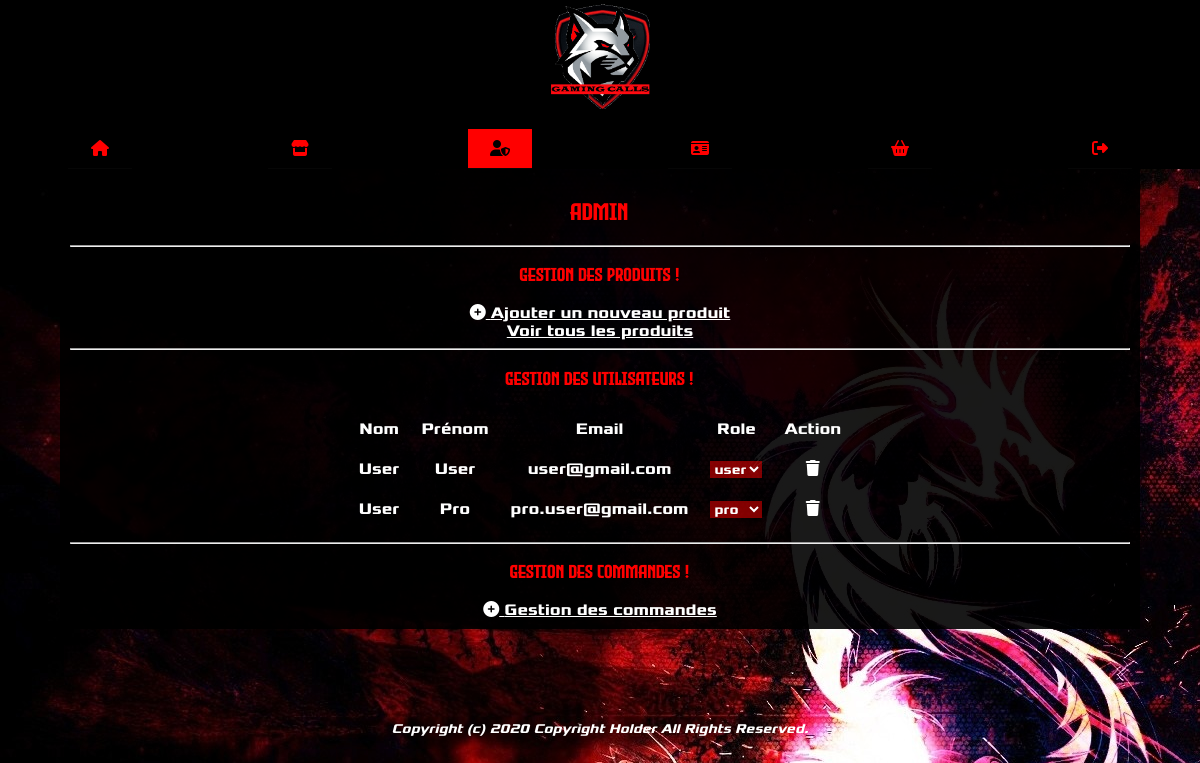
/index.php/users/admin (signed in), run on the app's committed database.
### tables this page shows
CREATE TABLE IF NOT EXISTS `users` (
  `Id` int(11) NOT NULL AUTO_INCREMENT,
  `FirstName` varchar(120) NOT NULL,
  `LastName` varchar(120) NOT NULL,
  `Email` varchar(120) NOT NULL,
  `Pseudo` varchar(20) DEFAULT NULL,
  `Password` varchar(120) NOT NULL,
  `Address` varchar(360) NOT NULL,
  `City` varchar(120) NOT NULL,
  `Zip` varchar(11) NOT NULL,
  `Role` varchar(11) NOT NULL,
  `Role_Plan` int(11) DEFAULT NULL,
  `CreationTimestamp` datetime NOT NULL,
  PRIMARY KEY (`Id`)
);

### library/MicroKernel.class.php (called while the page is built, shortened)
<?php
class MicroKernel
{
    private $applicationPath;
    private $configuration;
    private $controllerPath;
    public function __construct()
    {
        $this->applicationPath = realpath(ROOT_PATH.'/application');
        $this->configuration   = new Configuration();
        $this->controllerPath  = null;
    }
    public function bootstrap()
    {
        $this->configuration->load('database');
        $this->configuration->load('library');
        return $this;
    }
    public function loadClass($class)
    {
        $class = str_replace('\\', DIRECTORY_SEPARATOR, $class);
        if(substr($class, -10) == 'Controller')
        {
            $filename = "$this->controllerPath/$class.class.php";
        }
        else if(substr($class, -4) == 'Form')
        {
            $filename = "$this->applicationPath/forms/$class.class.php";
        }
        elseif(substr($class, -5) == 'Model')
        {
            $filename = "$this->applicationPath/models/$class.class.php";
        }
        else
        {
            $filename = "$this->applicationPath/classes/$class.class.php";
        }
    }
    public function run(FrontController $frontController)
    {
        try
        {
            $requestPath = $frontController->buildContext($this->configuration);
            $this->controllerPath = "$this->applicationPath/controllers$requestPath";
            $frontController->run();
            $frontController->renderView();
        }
        catch(Exception $exception)
        {
            ob_clean();
            $frontController->renderErrorView
            (
                implode('<br>',
                [
                    $exception->getMessage(),
                    "<strong>Fichier</strong> : ".$exception->getFile(),
                    "<strong>Ligne</strong> : ".$exception->getLine()
                ])
            );
        }
    }
}

### index.php (called while the page is built, shortened)
<?php
require_once 'library/Configuration.class.php';
require_once 'library/Database.class.php';
require_once 'library/MicroKernel.class.php';
$microKernel = new MicroKernel();
$microKernel->bootstrap()->run(new FrontController());

### application/controllers/users/admin/AdminController.class.php (called while the page is built, shortened)
<?php
class AdminController
{
    public function httpGetMethod(Http $http, array $queryFields)
    {
       $userModel = new UserModel();
       $users = $userModel->getAllUsers();
       return [
         'users'=>$users
       ];
    }
}

### library/Database.class.php (called while the page is built, shortened)
<?php
class Database
{
	private $pdo;
	public function __construct()
	{
		$configuration = new Configuration();
		$this->pdo = new PDO
		(
			$configuration->get('database', 'dsn'),
			$configuration->get('database', 'user'),
			$configuration->get('database', 'password')
		);
		$this->pdo->exec('SET NAMES UTF8');
	}
    public function query($sql, array $criteria = array())
    {
        $query = $this->pdo->prepare($sql);
        $query->execute($criteria);
        return $query->fetchAll(PDO::FETCH_ASSOC);
    }
}

### library/Configuration.class.php (called while the page is built, shortened)
<?php
class Configuration
{
	private static $registry;
	public function __construct()
	{
		if(Configuration::$registry === null)
		{
			Configuration::$registry = array();
		}
	}
	public function get($filename, $key, $defaultValue = null)
	{
		if(array_key_exists($filename, Configuration::$registry) === true)
		{
			if(array_key_exists($key, Configuration::$registry[$filename]) === true)
			{
				return Configuration::$registry[$filename][$key];
			}
		}
		return $defaultValue;
	}
	public function load($filename)
	{
		Configuration::$registry[$filename] = $config;
	}
}

### application/models/UserModel.class.php (called while the page is built, shortened)
<?php
class UserModel {
        public function getAllUsers() {
          $database = new Database();
          $sql = 'SELECT *
          FROM users';
          return $database->query($sql, []);
        }
    }
?>

### application/www/users/admin/AdminView.phtml (the view, shortened to what this page needs)
<link rel="stylesheet" href="<?= $wwwUrl ?>/css/users/admin.css">
<main class="container">
  <div class="login-right">
    <h2>Admin</h2>
    <div>
      <hr>
      <h3>Gestion des produits !</h3>
      <a href="<?= $requestUrl ?>/users/admin/product/add" class="addProduct"><i class="fas fa-plus-circle"></i> Ajouter un nouveau produit</a>
      <br>
      <a href="<?= $requestUrl ?>/users/admin/product">Voir tous les produits</a>
      <hr>
      <h3>Gestion des utilisateurs !</h3>
      <table class="userTable">
        <tbody>
          <tr>
            <td>Nom</td>
            <td>Prénom</td>
            <td>Email</td>
            <td>Role</td>
            <td>Action</td>
          </tr>
          <?php foreach ($users as $user): ?>
            <?php if($user['Email'] !== $_SESSION['email']) { ?>
              <tr>
                <td><?= $user['LastName'] ?></td>
                <td><?= $user['FirstName']?></td>
                <td><?= $user['Email'] ?></td>
                <td> <select class="userRole" data-id="<?=$user['Id']?>">
                  <?php if ( $user['Role'] === 'pro'){ ?>
                    <option value="pro" selected>pro</option>
                  <?php }else if($user['Role'] === 'user'){ ?>
                    <option value="user" selected>user</option>
                  <?php } ?>
                </select></td>
                <td><a href="<?= $requestUrl ?>/users/admin/user/delete?userId=<?=$user['Id']?>"><i class="fas fa-trash"></i></a></td>
              </tr>
            <?php } ?>
          <?php endforeach; ?>
        </tbody>
      </table>
      <hr>
      <h3>Gestion des commandes !</h3>
      <a href="<?= $requestUrl ?>/users/admin/order" class="addCoke"><i class="fas fa-plus-circle"></i> Gestion des commandes</a>
    </div>
  </div>
</main>

### application/www/css/style.css (style rules this page uses)
.container { width: 90%; margin-left: auto; margin-right: auto; clear: both; background-color: rgba(0, 0, 0, 0.9); padding: 10px; }
html { scroll-behavior: smooth; }
* { box-sizing: border-box; }
body { margin: 0; background-image: url(../images/background/back.png); background-position-y: 125px; background-attachment: fixed; font-family: xoloniumbold, sans-serif; }
h1, h2, h3, h4, h5, h6 { font-family: evil_empireregular, sans-serif; font-weight: normal; }
.container a { color: white; transition: all 0.3s }

### application/www/css/users/admin.css (style rules this page uses)
.container { text-align: center; color: white; }
h2, h3 { color: red; }
td { padding: 10px; }
.userTable { display: inline-block; }
.userRole { border: none; background: rgba(255, 0, 0, 0.5); color: white; font-family: xoloniumbold, sans-serif; }

### data on the page
users: LastName "User", FirstName "User", Email "user@gmail.com", Role+Id "user"
users: LastName "User", FirstName "Pro", Email "pro.user@gmail.com", Role+Id "pro"
